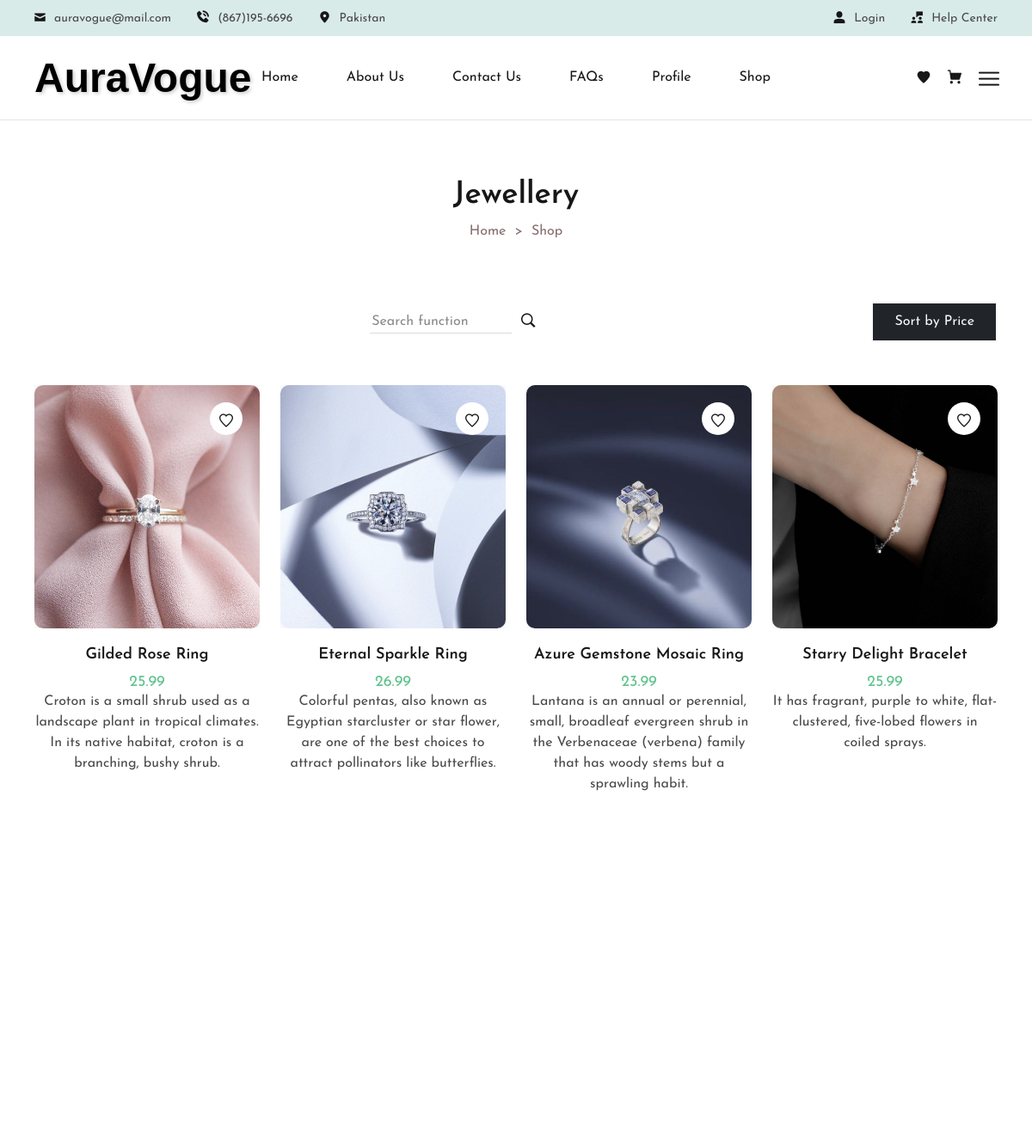
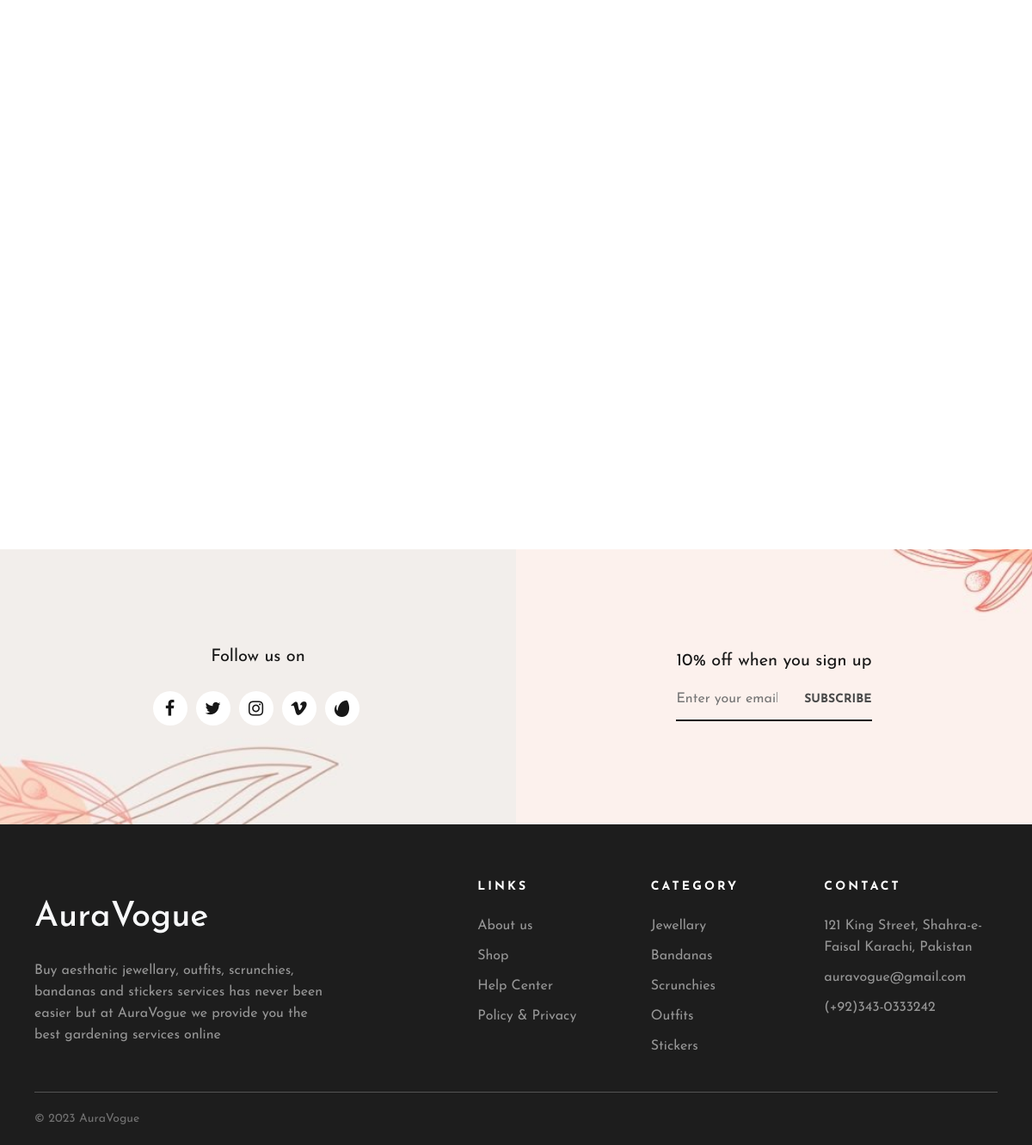
Screenshot of /website/shop-fullwidth.php?id=1 with the database file from the repository (2 pictures, top to bottom).
### tables this page shows
CREATE TABLE `categories` (
  `categoryID` int(11) NOT NULL,
  `categoryName` varchar(225) DEFAULT NULL,
  `categoryImage` varchar(225) DEFAULT NULL
);

CREATE TABLE `products` (
  `productID` int(11) NOT NULL,
  `productName` varchar(225) DEFAULT NULL,
  `productDescription` varchar(225) DEFAULT NULL,
  `productPrice` varchar(225) DEFAULT NULL,
  `productImage` varchar(225) DEFAULT NULL,
  `productStock` varchar(255) NOT NULL,
  `categoryID` int(11) DEFAULT NULL
);

### website/php/query.php (called while the page is built, shortened)
<?php
include_once('models/config.php');
include_once("models/auth.php");
?>
<?php
$authModel = new Auth();
?>

### website/models/auth.php (called while the page is built, shortened)
<?php
class Auth
{
    function showSingleProduct($ctg_id, $pdo)
    {
        $query = $pdo->prepare("Select * from products where categoryID = :id");
        $query->bindParam("id", $ctg_id);
        $query->execute();
        $products = $query->fetchAll(PDO::FETCH_ASSOC);
        return $products;
    }
}

### website/shop-fullwidth.php (the view, shortened to what this page needs)
<?php
include("./components/header.php");
?>
<main>
    <div class="breadcrumb-section">
        <div class="container-fluid custom-container">
            <div class="breadcrumb-wrapper text-center">
                <?php
                if (isset($_GET['id'])) {
                    $ctg_id = $_GET['id'];
                    $query = $pdo->prepare("Select categoryName from categories where categoryID = :id");
                    $query->bindParam("id", $ctg_id);
                    $query->execute();
                    $categoryTitle = $query->fetchAll(PDO::FETCH_ASSOC);
                    foreach ($categoryTitle as $title) {
                        ?>
                        <h2 class="breadcrumb-wrapper__title">
                            <?php echo $title['categoryName'] ?>
                        </h2>
                        <?php
                    }
                    ?>
                    <ul class="breadcrumb-wrapper__items justify-content-center">
                        <li><a href="index.html">Home</a></li>
                        <li><span>Shop</span></li>
                    </ul>
                </div>
            </div>
        </div>
        <div class="shop-section section-padding-2">
            <div class="container-fluid custom-container">
                <div class="shop-filter align-items-center">
                    <div class="shop-filter-default justify-content-between align-items-center">
                        <div class="shop-filter-count d-none d-sm-block">
                        </div>
                        <li class="search d-none d-lg-block">
                                        <div class="meta-search meta-search--dark">
                                            <input type="text" id="taskFilter"  placeholder="Search function" />
                                            <button aria-label="search">
                                                <i class="lastudioicon-zoom-1"></i>
                                            </button>
                                        </div>
                                </li>
                        <div class="shop-filter-sort-by">
                            <div class="shop-filter-sort-by__label">
                                <form action="" method='post'>
                                    <button name='sortByPrice' class="btn btn-secondary text-light bg-dark">Sort by Price </button>
                                </form>
                            </div>
                        </div>
                    </div>
                </div>
                <div class="shop-wrapper">
                    <div class="row">
                        <?php
                        if (isset($_POST['sortByPrice'])) {
                            $products = $authModel->showSingleProductByPriceSort($ctg_id, $pdo);
                        } else {
                            $products = $authModel->showSingleProduct($ctg_id, $pdo);
                        }
                        foreach ($products as $item) {
                            ?>
                            <div class="col-lg-3 col-md-4 col-sm-6">
                                <div class="single-product js-scroll ShortFadeInUp">
                                        <div class="single-product__thumbnail">
                                        <div class="single-product__thumbnail--meta-3">
                                        <a href="?wishlist=<?php echo $item['productID'] ?>&userId=<?php echo $userID ?>"
                                            data-bs-tooltip="tooltip" data-bs-placement="top"
                                            data-bs-title="Add to wishlist" data-bs-custom-class="p-meta-tooltip"
                                            aria-label="wishlist">
                                            <i class="lastudioicon-heart-2"></i>
                                        </a>
                                    </div>
                                            <div class="single-product__thumbnail--holder">
                                                <a href="product-single.php?id=<?php echo $item['productID'] ?>">
                                                    <img src="./adminPanel/images/products/<?php echo $item['productImage'] ?>"
                                                        alt="Product" width="344" height="370" />
                                                </a>
                                            </div>
                                        </div>
                                        <div class="single-product__info text-center">
                                            <h3 class="single-product__info--title tr-row">
                                                <a href="product-single.php?id=<?php echo $item['productID'] ?>">
                                                <?php echo $item['productName'] ?>
                                                </a>
                                            </h3>
                                            <div class="single-product__info--price">
                                                <ins>
                                                    <?php echo $item['productPrice'] ?>
                                                </ins>
                                            </div>
                                            <div>
                                                <p>
                                                    <?php echo $item['productDescription'] ?>
                                                </p>
                                            </div>
                                        </div>
                                </div>
                            </div>
                            <?php
                        }
                }
                ?>
                </div>
            </div>
        </div>
    </div>
    <div class="newsletter-section">
        <div class="newsletter-left" style="
                        background-image: url(assets/images/newsletter-bg-1.jpg);
                    ">
            <div class="newsletter-social">
                <h4 class="newsletter-social__label">Follow us on</h4>
                <ul class="newsletter-social__list">
                    <li>
                        <a href="#" aria-label="facebook"><i class="lastudioicon-b-facebook"></i></a>
                    </li>
                    <li>
                        <a href="#" aria-label="twitter"><i class="lastudioicon-b-twitter"></i></a>
                    </li>
                    <li>
                        <a href="#" aria-label="instagram"><i class="lastudioicon-b-instagram"></i></a>
                    </li>
                    <li>
                        <a href="#" aria-label="vimeo"><i class="lastudioicon-b-vimeo"></i></a>
                    </li>
                    <li>
                        <a href="#" aria-label="envato"><i class="lastudioicon-envato"></i></a>
                    </li>
                </ul>
            </div>
        </div>
        <div class="newsletter-right" style="
                        background-image: url(assets/images/newsletter-bg-2.jpg);
                    ">
            <div class="newsletter-wrapper text-center">
                <h4 class="newsletter-wrapper__title-2">
                    10% off when you sign up
                </h4>
                <form action="#">
                    <div class="newsletter-form-style-1">
                        <input type="text" placeholder="Enter your email address..." />
                        <button>Subscribe</button>
                    </div>
                </form>
            </div>
        </div>
    </div>
</main>
<?php
include("./components/footer.php");
?>

### rows the page displays
categories: categoryName "Jewellery"
products: productImage (picture), productName "Gilded Rose Ring", productPrice "25.99", productDescription "Croton is a small shrub used as a landscape plant in tropical climates. In its native habitat, croton is a branching, bushy shrub."
products: productImage (picture), productName "Eternal Sparkle Ring", productPrice "26.99", productDescription "Colorful pentas, also known as Egyptian starcluster or star flower, are one of the best choices to attract pollinators like butterflies."
products: productImage (picture), productName "Azure Gemstone Mosaic Ring", productPrice "23.99", productDescription "Lantana is an annual or perennial, small, broadleaf evergreen shrub in the Verbenaceae (verbena) family that has woody stems but a sprawling habit."
products: productImage (picture), productName "Starry Delight Bracelet", productPrice "25.99", productDescription "It has fragrant, purple to white, flat-clustered, five-lobed flowers in coiled sprays."
